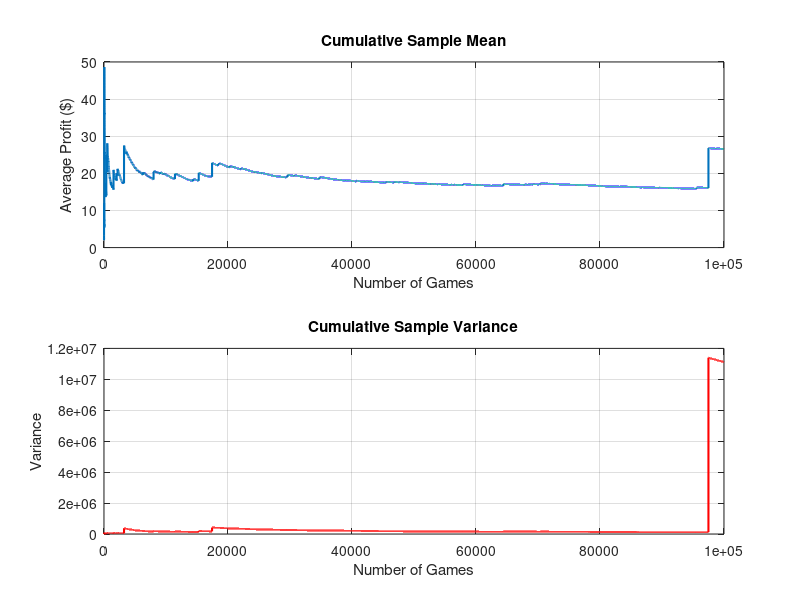

Write the MATLAB code that produced this figure.
% ==============================================================
% Experiment 3 - Task 4
% Student Fill-in Template: The St. Petersburg Paradox
% ==============================================================
% Fill in every ______ before running this script.

% --- Initialization ---
clear;
clc;
close all;

% --- Step 1: Simulate the Game ---
% Repeat the game many times.
N = 100000;                 % Hint: 100000
payoffs = zeros(1, N);           % Hint: zeros(1, N)

for i = 1:N
    % k is the number of flips until the first Head appears.
    k = 1;

    % rand() < 0.5 represents Tails.
    % Keep flipping while the result is Tails.
    while rand() < 0.5
        k = k + 1;
    end

    % If the first Head appears on the k-th flip, payoff is 2^k.
    payoffs(i) = 2 ^ k;
end

% --- Step 2: Calculate Cumulative Statistics ---
n_idx = 1:N;             % Hint: 1:N

% Cumulative mean: average payoff up to game i.
cum_mean = cumsum(payoffs) ./ n_idx;

% Cumulative variance:
% Use Var(X) = E(X^2) - [E(X)]^2.
cum_var = cumsum(payoffs .^ 2) ./ n_idx - cum_mean .^ 2;

% --- Step 3: Print Results ---
fprintf('--- Results after %d Games ---\n', N);
fprintf('Final Sample Mean    : %.2f\n', cum_mean(end));
fprintf('Final Sample Variance: %.2f\n', cum_var(end));
fprintf('Highest Prize Won    : %d\n', max(payoffs));

% --- Step 4: Visualize the Paradox ---
figure;

subplot(2, 1, 1);
plot(n_idx, cum_mean, 'LineWidth', 1.5);
title('Cumulative Sample Mean');
xlabel('Number of Games');
ylabel('Average Profit ($)');
grid on;

subplot(2, 1, 2);
plot(n_idx, cum_var, 'r', 'LineWidth', 1.5);
title('Cumulative Sample Variance');
xlabel('Number of Games');
ylabel('Variance');
grid on;

% Question for report:
% If a casino asks you to pay $20 to play this game once,
% would you accept? Use your final sample mean to explain.
